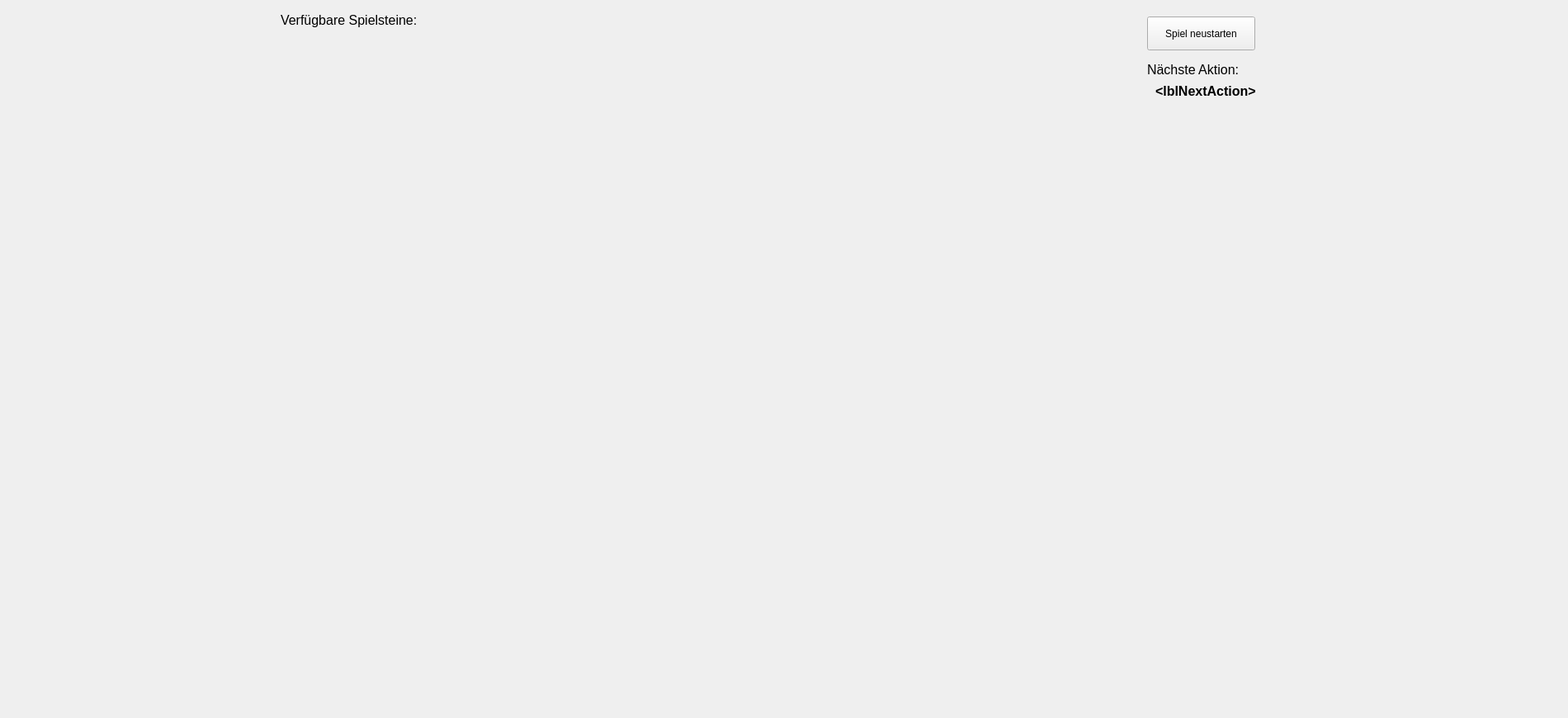
    <widget class="QWidget" name="Spielfeld">
     <attribute name="title">
      <string>Spielfeld</string>
     </attribute>
     <widget class="QLabel" name="lblSpielfeld">
      <property name="geometry">
       <rect>
        <x>520</x>
        <y>0</y>
        <width>861</width>
        <height>861</height>
       </rect>
      </property>
      <property name="text">
       <string>&lt;html&gt;&lt;head/&gt;&lt;body&gt;&lt;p&gt;&lt;img src=&quot;:/Spielfeld/Ressourcen/860px-Nine_Men's_Morris_board - grau.png&quot;/&gt;&lt;/p&gt;&lt;/body&gt;&lt;/html&gt;</string>
      </property>
     </widget>
     <widget class="QLabel" name="lblSt00">
      <property name="geometry">
       <rect>
        <x>538</x>
        <y>17</y>
        <width>45</width>
        <height>45</height>
       </rect>
      </property>
      <property name="text">
       <string>&lt;html&gt;&lt;head/&gt;&lt;body&gt;&lt;p align=&quot;center&quot;&gt;&lt;img src=&quot;:/Spielfeld/Spielstein_Rot&quot;/&gt;&lt;/p&gt;&lt;/body&gt;&lt;/html&gt;</string>
      </property>
     </widget>
     <widget class="QLabel" name="lblSt01">
      <property name="geometry">
       <rect>
        <x>928</x>
        <y>16</y>
        <width>45</width>
        <height>45</height>
       </rect>
      </property>
      <property name="text">
       <string>&lt;html&gt;&lt;head/&gt;&lt;body&gt;&lt;p align=&quot;center&quot;&gt;&lt;img src=&quot;:/Spielfeld/Spielstein_Blau&quot;/&gt;&lt;/p&gt;&lt;/body&gt;&lt;/html&gt;</string>
      </property>
     </widget>
     <widget class="QLabel" name="lblSt02">
      <property name="geometry">
       <rect>
        <x>1318</x>
        <y>16</y>
        <width>45</width>
        <height>45</height>
       </rect>
      </property>
      <property name="text">
       <string>&lt;html&gt;&lt;head/&gt;&lt;body&gt;&lt;p align=&quot;center&quot;&gt;&lt;img src=&quot;:/Spielfeld/Spielstein_Blau&quot;/&gt;&lt;/p&gt;&lt;/body&gt;&lt;/html&gt;</string>
      </property>
     </widget>
     <widget class="QLabel" name="lblSt10">
      <property name="geometry">
       <rect>
        <x>668</x>
        <y>148</y>
        <width>45</width>
        <height>45</height>
       </rect>
      </property>
      <property name="text">
       <string>&lt;html&gt;&lt;head/&gt;&lt;body&gt;&lt;p align=&quot;center&quot;&gt;&lt;img src=&quot;:/Spielfeld/Spielstein_Rot&quot;/&gt;&lt;/p&gt;&lt;/body&gt;&lt;/html&gt;</string>
      </property>
     </widget>
     <widget class="QLabel" name="lblSt11">
      <property name="geometry">
       <rect>
        <x>928</x>
        <y>148</y>
        <width>45</width>
        <height>45</height>
       </rect>
      </property>
      <property name="text">
       <string>&lt;html&gt;&lt;head/&gt;&lt;body&gt;&lt;p align=&quot;center&quot;&gt;&lt;img src=&quot;:/Spielfeld/Spielstein_Rot&quot;/&gt;&lt;/p&gt;&lt;/body&gt;&lt;/html&gt;</string>
      </property>
     </widget>
     <widget class="QLabel" name="lblSt12">
      <property name="geometry">
       <rect>
        <x>1188</x>
        <y>148</y>
        <width>45</width>
        <height>45</height>
       </rect>
      </property>
      <property name="text">
       <string>&lt;html&gt;&lt;head/&gt;&lt;body&gt;&lt;p align=&quot;center&quot;&gt;&lt;img src=&quot;:/Spielfeld/Spielstein_Rot&quot;/&gt;&lt;/p&gt;&lt;/body&gt;&lt;/html&gt;</string>
      </property>
     </widget>
     <widget class="QLabel" name="lblSt20">
      <property name="geometry">
       <rect>
        <x>798</x>
        <y>278</y>
        <width>45</width>
        <height>45</height>
       </rect>
      </property>
      <property name="text">
       <string>&lt;html&gt;&lt;head/&gt;&lt;body&gt;&lt;p align=&quot;center&quot;&gt;&lt;img src=&quot;:/Spielfeld/Spielstein_Rot&quot;/&gt;&lt;/p&gt;&lt;/body&gt;&lt;/html&gt;</string>
      </property>
     </widget>
     <widget class="QLabel" name="lblSt21">
      <property name="geometry">
       <rect>
        <x>928</x>
        <y>278</y>
        <width>45</width>
        <height>45</height>
       </rect>
      </property>
      <property name="text">
       <string>&lt;html&gt;&lt;head/&gt;&lt;body&gt;&lt;p align=&quot;center&quot;&gt;&lt;img src=&quot;:/Spielfeld/Spielstein_Rot&quot;/&gt;&lt;/p&gt;&lt;/body&gt;&lt;/html&gt;</string>
      </property>
     </widget>
     <widget class="QLabel" name="lblSt22">
      <property name="geometry">
       <rect>
        <x>1058</x>
        <y>278</y>
        <width>45</width>
        <height>45</height>
       </rect>
      </property>
      <property name="text">
       <string>&lt;html&gt;&lt;head/&gt;&lt;body&gt;&lt;p align=&quot;center&quot;&gt;&lt;img src=&quot;:/Spielfeld/Spielstein_Rot&quot;/&gt;&lt;/p&gt;&lt;/body&gt;&lt;/html&gt;</string>
      </property>
     </widget>
     <widget class="QLabel" name="lblSt13">
      <property name="geometry">
       <rect>
        <x>1188</x>
        <y>408</y>
        <width>45</width>
        <height>45</height>
       </rect>
      </property>
      <property name="text">
       <string>&lt;html&gt;&lt;head/&gt;&lt;body&gt;&lt;p align=&quot;center&quot;&gt;&lt;img src=&quot;:/Spielfeld/Spielstein_Rot&quot;/&gt;&lt;/p&gt;&lt;/body&gt;&lt;/html&gt;</string>
      </property>
     </widget>
     <widget class="QLabel" name="lblSt03">
      <property name="geometry">
       <rect>
        <x>1318</x>
        <y>408</y>
        <width>45</width>
        <height>45</height>
       </rect>
      </property>
      <property name="text">
       <string>&lt;html&gt;&lt;head/&gt;&lt;body&gt;&lt;p align=&quot;center&quot;&gt;&lt;img src=&quot;:/Spielfeld/Spielstein_Rot&quot;/&gt;&lt;/p&gt;&lt;/body&gt;&lt;/html&gt;</string>
      </property>
     </widget>
     <widget class="QLabel" name="lblSt23">
      <property name="geometry">
       <rect>
        <x>1058</x>
        <y>408</y>
        <width>45</width>
        <height>45</height>
       </rect>
      </property>
      <property name="text">
       <string>&lt;html&gt;&lt;head/&gt;&lt;body&gt;&lt;p align=&quot;center&quot;&gt;&lt;img src=&quot;:/Spielfeld/Spielstein_Rot&quot;/&gt;&lt;/p&gt;&lt;/body&gt;&lt;/html&gt;</string>
      </property>
     </widget>
     <widget class="QLabel" name="lblSt24">
      <property name="geometry">
       <rect>
        <x>1058</x>
        <y>538</y>
        <width>45</width>
        <height>45</height>
       </rect>
      </property>
      <property name="text">
       <string>&lt;html&gt;&lt;head/&gt;&lt;body&gt;&lt;p align=&quot;center&quot;&gt;&lt;img src=&quot;:/Spielfeld/Spielstein_Rot&quot;/&gt;&lt;/p&gt;&lt;/body&gt;&lt;/html&gt;</string>
      </property>
     </widget>
     <widget class="QLabel" name="lblSt25">
      <property name="geometry">
       <rect>
        <x>928</x>
        <y>538</y>
        <width>45</width>
        <height>45</height>
       </rect>
      </property>
      <property name="text">
       <string>&lt;html&gt;&lt;head/&gt;&lt;body&gt;&lt;p align=&quot;center&quot;&gt;&lt;img src=&quot;:/Spielfeld/Spielstein_Rot&quot;/&gt;&lt;/p&gt;&lt;/body&gt;&lt;/html&gt;</string>
      </property>
     </widget>
     <widget class="QLabel" name="lblSt26">
      <property name="geometry">
       <rect>
        <x>798</x>
        <y>538</y>
        <width>45</width>
        <height>45</height>
       </rect>
      </property>
      <property name="text">
       <string>&lt;html&gt;&lt;head/&gt;&lt;body&gt;&lt;p align=&quot;center&quot;&gt;&lt;img src=&quot;:/Spielfeld/Spielstein_Rot&quot;/&gt;&lt;/p&gt;&lt;/body&gt;&lt;/html&gt;</string>
      </property>
     </widget>
     <widget class="QLabel" name="lblSt27">
      <property name="geometry">
       <rect>
        <x>798</x>
        <y>408</y>
        <width>45</width>
        <height>45</height>
       </rect>
      </property>
      <property name="text">
       <string>&lt;html&gt;&lt;head/&gt;&lt;body&gt;&lt;p align=&quot;center&quot;&gt;&lt;img src=&quot;:/Spielfeld/Spielstein_Rot&quot;/&gt;&lt;/p&gt;&lt;/body&gt;&lt;/html&gt;</string>
      </property>
     </widget>
     <widget class="QLabel" name="lblSt04">
      <property name="geometry">
       <rect>
        <x>1318</x>
        <y>798</y>
        <width>45</width>
        <height>45</height>
       </rect>
      </property>
      <property name="text">
       <string>&lt;html&gt;&lt;head/&gt;&lt;body&gt;&lt;p align=&quot;center&quot;&gt;&lt;img src=&quot;:/Spielfeld/Spielstein_Rot&quot;/&gt;&lt;/p&gt;&lt;/body&gt;&lt;/html&gt;</string>
      </property>
     </widget>
     <widget class="QLabel" name="lblSt05">
      <property name="geometry">
       <rect>
        <x>928</x>
        <y>798</y>
        <width>45</width>
        <height>45</height>
       </rect>
      </property>
      <property name="text">
       <string>&lt;html&gt;&lt;head/&gt;&lt;body&gt;&lt;p align=&quot;center&quot;&gt;&lt;img src=&quot;:/Spielfeld/Spielstein_Rot&quot;/&gt;&lt;/p&gt;&lt;/body&gt;&lt;/html&gt;</string>
      </property>
     </widget>
     <widget class="QLabel" name="lblSt06">
      <property name="geometry">
       <rect>
        <x>538</x>
        <y>798</y>
        <width>45</width>
        <height>45</height>
       </rect>
      </property>
      <property name="text">
       <string>&lt;html&gt;&lt;head/&gt;&lt;body&gt;&lt;p align=&quot;center&quot;&gt;&lt;img src=&quot;:/Spielfeld/Spielstein_Rot&quot;/&gt;&lt;/p&gt;&lt;/body&gt;&lt;/html&gt;</string>
      </property>
     </widget>
     <widget class="QLabel" name="lblSt07">
      <property name="geometry">
       <rect>
        <x>538</x>
        <y>408</y>
        <width>45</width>
        <height>45</height>
       </rect>
      </property>
      <property name="text">
       <string>&lt;html&gt;&lt;head/&gt;&lt;body&gt;&lt;p align=&quot;center&quot;&gt;&lt;img src=&quot;:/Spielfeld/Spielstein_Rot&quot;/&gt;&lt;/p&gt;&lt;/body&gt;&lt;/html&gt;</string>
      </property>
     </widget>
     <widget class="QLabel" name="lblSt14">
      <property name="geometry">
       <rect>
        <x>1188</x>
        <y>668</y>
        <width>45</width>
        <height>45</height>
       </rect>
      </property>
      <property name="text">
       <string>&lt;html&gt;&lt;head/&gt;&lt;body&gt;&lt;p align=&quot;center&quot;&gt;&lt;img src=&quot;:/Spielfeld/Spielstein_Rot&quot;/&gt;&lt;/p&gt;&lt;/body&gt;&lt;/html&gt;</string>
      </property>
     </widget>
     <widget class="QLabel" name="lblSt15">
      <property name="geometry">
       <rect>
        <x>928</x>
        <y>668</y>
        <width>45</width>
        <height>45</height>
       </rect>
      </property>
      <property name="text">
       <string>&lt;html&gt;&lt;head/&gt;&lt;body&gt;&lt;p align=&quot;center&quot;&gt;&lt;img src=&quot;:/Spielfeld/Spielstein_Rot&quot;/&gt;&lt;/p&gt;&lt;/body&gt;&lt;/html&gt;</string>
      </property>
     </widget>
     <widget class="QLabel" name="lblSt16">
      <property name="geometry">
       <rect>
        <x>668</x>
        <y>668</y>
        <width>45</width>
        <height>45</height>
       </rect>
      </property>
      <property name="text">
       <string>&lt;html&gt;&lt;head/&gt;&lt;body&gt;&lt;p align=&quot;center&quot;&gt;&lt;img src=&quot;:/Spielfeld/Spielstein_Rot&quot;/&gt;&lt;/p&gt;&lt;/body&gt;&lt;/html&gt;</string>
      </property>
     </widget>
     <widget class="QLabel" name="lblSt17">
      <property name="geometry">
       <rect>
        <x>668</x>
        <y>408</y>
        <width>45</width>
        <height>45</height>
       </rect>
      </property>
      <property name="text">
       <string>&lt;html&gt;&lt;head/&gt;&lt;body&gt;&lt;p align=&quot;center&quot;&gt;&lt;img src=&quot;:/Spielfeld/Spielstein_Rot&quot;/&gt;&lt;/p&gt;&lt;/body&gt;&lt;/html&gt;</string>
      </property>
     </widget>
     <widget class="QLabel" name="lblTxtAvTokens">
      <property name="geometry">
       <rect>
        <x>340</x>
        <y>15</y>
        <width>171</width>
        <height>20</height>
       </rect>
      </property>
      <property name="text">
       <string>&lt;html&gt;&lt;head/&gt;&lt;body&gt;&lt;p&gt;&lt;span style=&quot; font-size:12pt;&quot;&gt;Verfügbare Spielsteine:&lt;/span&gt;&lt;/p&gt;&lt;/body&gt;&lt;/html&gt;</string>
      </property>
     </widget>
     <widget class="QLabel" name="lblAvP20">
      <property name="geometry">
       <rect>
        <x>420</x>
        <y>50</y>
        <width>45</width>
        <height>45</height>
       </rect>
      </property>
      <property name="text">
       <string>&lt;html&gt;&lt;head/&gt;&lt;body&gt;&lt;p align=&quot;center&quot;&gt;&lt;img src=&quot;:/Spielfeld/Spielstein_Rot&quot;/&gt;&lt;/p&gt;&lt;/body&gt;&lt;/html&gt;</string>
      </property>
     </widget>
     <widget class="QLabel" name="lblAvP21">
      <property name="geometry">
       <rect>
        <x>420</x>
        <y>100</y>
        <width>45</width>
        <height>45</height>
       </rect>
      </property>
      <property name="text">
       <string>&lt;html&gt;&lt;head/&gt;&lt;body&gt;&lt;p align=&quot;center&quot;&gt;&lt;img src=&quot;:/Spielfeld/Spielstein_Rot&quot;/&gt;&lt;/p&gt;&lt;/body&gt;&lt;/html&gt;</string>
      </property>
     </widget>
     <widget class="QLabel" name="lblAvP22">
      <property name="geometry">
       <rect>
        <x>420</x>
        <y>150</y>
        <width>45</width>
        <height>45</height>
       </rect>
      </property>
      <property name="text">
       <string>&lt;html&gt;&lt;head/&gt;&lt;body&gt;&lt;p align=&quot;center&quot;&gt;&lt;img src=&quot;:/Spielfeld/Spielstein_Rot&quot;/&gt;&lt;/p&gt;&lt;/body&gt;&lt;/html&gt;</string>
      </property>
     </widget>
     <widget class="QLabel" name="lblAvP23">
      <property name="geometry">
       <rect>
        <x>420</x>
        <y>200</y>
        <width>45</width>
        <height>45</height>
       </rect>
      </property>
      <property name="text">
       <string>&lt;html&gt;&lt;head/&gt;&lt;body&gt;&lt;p align=&quot;center&quot;&gt;&lt;img src=&quot;:/Spielfeld/Spielstein_Rot&quot;/&gt;&lt;/p&gt;&lt;/body&gt;&lt;/html&gt;</string>
      </property>
     </widget>
     <widget class="QLabel" name="lblAvP24">
      <property name="geometry">
       <rect>
        <x>420</x>
        <y>250</y>
        <width>45</width>
        <height>45</height>
       </rect>
      </property>
      <property name="text">
       <string>&lt;html&gt;&lt;head/&gt;&lt;body&gt;&lt;p align=&quot;center&quot;&gt;&lt;img src=&quot;:/Spielfeld/Spielstein_Rot&quot;/&gt;&lt;/p&gt;&lt;/body&gt;&lt;/html&gt;</string>
      </property>
     </widget>
     <widget class="QLabel" name="lblAvP25">
      <property name="geometry">
       <rect>
        <x>420</x>
        <y>300</y>
        <width>45</width>
        <height>45</height>
       </rect>
      </property>
      <property name="text">
       <string>&lt;html&gt;&lt;head/&gt;&lt;body&gt;&lt;p align=&quot;center&quot;&gt;&lt;img src=&quot;:/Spielfeld/Spielstein_Rot&quot;/&gt;&lt;/p&gt;&lt;/body&gt;&lt;/html&gt;</string>
      </property>
     </widget>
     <widget class="QLabel" name="lblAvP26">
      <property name="geometry">
       <rect>
        <x>420</x>
        <y>350</y>
        <width>45</width>
        <height>45</height>
       </rect>
      </property>
      <property name="text">
       <string>&lt;html&gt;&lt;head/&gt;&lt;body&gt;&lt;p align=&quot;center&quot;&gt;&lt;img src=&quot;:/Spielfeld/Spielstein_Rot&quot;/&gt;&lt;/p&gt;&lt;/body&gt;&lt;/html&gt;</string>
      </property>
     </widget>
     <widget class="QLabel" name="lblAvP27">
      <property name="geometry">
       <rect>
        <x>420</x>
        <y>400</y>
        <width>45</width>
        <height>45</height>
       </rect>
      </property>
      <property name="text">
       <string>&lt;html&gt;&lt;head/&gt;&lt;body&gt;&lt;p align=&quot;center&quot;&gt;&lt;img src=&quot;:/Spielfeld/Spielstein_Rot&quot;/&gt;&lt;/p&gt;&lt;/body&gt;&lt;/html&gt;</string>
      </property>
     </widget>
     <widget class="QLabel" name="lblAvP28">
      <property name="geometry">
       <rect>
        <x>420</x>
        <y>450</y>
        <width>45</width>
        <height>45</height>
       </rect>
      </property>
      <property name="text">
       <string>&lt;html&gt;&lt;head/&gt;&lt;body&gt;&lt;p align=&quot;center&quot;&gt;&lt;img src=&quot;:/Spielfeld/Spielstein_Rot&quot;/&gt;&lt;/p&gt;&lt;/body&gt;&lt;/html&gt;</string>
      </property>
     </widget>
     <widget class="QLabel" name="lblAvP12">
      <property name="geometry">
       <rect>
        <x>370</x>
        <y>150</y>
        <width>45</width>
        <height>45</height>
       </rect>
      </property>
      <property name="text">
       <string>&lt;html&gt;&lt;head/&gt;&lt;body&gt;&lt;p&gt;&lt;img src=&quot;:/Spielfeld/Spielstein_Blau&quot;/&gt;&lt;/p&gt;&lt;/body&gt;&lt;/html&gt;</string>
      </property>
     </widget>
     <widget class="QLabel" name="lblAvP11">
      <property name="geometry">
       <rect>
        <x>370</x>
        <y>100</y>
        <width>45</width>
        <height>45</height>
       </rect>
      </property>
      <property name="text">
       <string>&lt;html&gt;&lt;head/&gt;&lt;body&gt;&lt;p&gt;&lt;img src=&quot;:/Spielfeld/Spielstein_Blau&quot;/&gt;&lt;/p&gt;&lt;/body&gt;&lt;/html&gt;</string>
      </property>
     </widget>
     <widget class="QLabel" name="lblAvP14">
      <property name="geometry">
       <rect>
        <x>370</x>
        <y>250</y>
        <width>45</width>
        <height>45</height>
       </rect>
      </property>
      <property name="text">
       <string>&lt;html&gt;&lt;head/&gt;&lt;body&gt;&lt;p&gt;&lt;img src=&quot;:/Spielfeld/Spielstein_Blau&quot;/&gt;&lt;/p&gt;&lt;/body&gt;&lt;/html&gt;</string>
      </property>
     </widget>
     <widget class="QLabel" name="lblAvP10">
      <property name="geometry">
       <rect>
        <x>370</x>
        <y>50</y>
        <width>45</width>
        <height>45</height>
       </rect>
      </property>
      <property name="text">
       <string>&lt;html&gt;&lt;head/&gt;&lt;body&gt;&lt;p&gt;&lt;img src=&quot;:/Spielfeld/Spielstein_Blau&quot;/&gt;&lt;/p&gt;&lt;/body&gt;&lt;/html&gt;</string>
      </property>
     </widget>
     <widget class="QLabel" name="lblAvP13">
      <property name="geometry">
       <rect>
        <x>370</x>
        <y>200</y>
        <width>45</width>
        <height>45</height>
       </rect>
      </property>
      <property name="text">
       <string>&lt;html&gt;&lt;head/&gt;&lt;body&gt;&lt;p&gt;&lt;img src=&quot;:/Spielfeld/Spielstein_Blau&quot;/&gt;&lt;/p&gt;&lt;/body&gt;&lt;/html&gt;</string>
      </property>
     </widget>
     <widget class="QLabel" name="lblAvP16">
      <property name="geometry">
       <rect>
        <x>370</x>
        <y>350</y>
        <width>45</width>
        <height>45</height>
       </rect>
      </property>
      <property name="text">
       <string>&lt;html&gt;&lt;head/&gt;&lt;body&gt;&lt;p&gt;&lt;img src=&quot;:/Spielfeld/Spielstein_Blau&quot;/&gt;&lt;/p&gt;&lt;/body&gt;&lt;/html&gt;</string>
      </property>
     </widget>
     <widget class="QLabel" name="lblAvP17">
      <property name="geometry">
       <rect>
        <x>370</x>
        <y>400</y>
        <width>45</width>
        <height>45</height>
       </rect>
      </property>
      <property name="text">
       <string>&lt;html&gt;&lt;head/&gt;&lt;body&gt;&lt;p&gt;&lt;img src=&quot;:/Spielfeld/Spielstein_Blau&quot;/&gt;&lt;/p&gt;&lt;/body&gt;&lt;/html&gt;</string>
      </property>
     </widget>
     <widget class="QLabel" name="lblAvP18">
      <property name="geometry">
       <rect>
        <x>370</x>
        <y>450</y>
        <width>45</width>
        <height>45</height>
       </rect>
      </property>
      <property name="text">
       <string>&lt;html&gt;&lt;head/&gt;&lt;body&gt;&lt;p&gt;&lt;img src=&quot;:/Spielfeld/Spielstein_Blau&quot;/&gt;&lt;/p&gt;&lt;/body&gt;&lt;/html&gt;</string>
      </property>
     </widget>
     <widget class="QLabel" name="lblAvP15">
      <property name="geometry">
       <rect>
        <x>370</x>
        <y>300</y>
        <width>45</width>
        <height>45</height>
       </rect>
      </property>
      <property name="text">
       <string>&lt;html&gt;&lt;head/&gt;&lt;body&gt;&lt;p&gt;&lt;img src=&quot;:/Spielfeld/Spielstein_Blau&quot;/&gt;&lt;/p&gt;&lt;/body&gt;&lt;/html&gt;</string>
      </property>
     </widget>
     <widget class="QPushButton" name="btnRestart">
      <property name="geometry">
       <rect>
        <x>1390</x>
        <y>20</y>
        <width>131</width>
        <height>41</height>
       </rect>
      </property>
      <property name="text">
       <string>Spiel neustarten</string>
      </property>
     </widget>
     <widget class="QLabel" name="lblNextAction">
      <property name="geometry">
       <rect>
        <x>1400</x>
        <y>100</y>
        <width>491</width>
        <height>21</height>
       </rect>
      </property>
      <property name="text">
       <string>&lt;html&gt;&lt;head/&gt;&lt;body&gt;&lt;p&gt;&lt;span style=&quot; font-size:12pt; font-weight:600;&quot;&gt;&amp;lt;lblNextAction&amp;gt;&lt;/span&gt;&lt;/p&gt;&lt;/body&gt;&lt;/html&gt;</string>
      </property>
     </widget>
     <widget class="QLabel" name="lblTxtNextAction">
      <property name="geometry">
       <rect>
        <x>1390</x>
        <y>75</y>
        <width>161</width>
        <height>20</height>
       </rect>
      </property>
      <property name="text">
       <string>&lt;html&gt;&lt;head/&gt;&lt;body&gt;&lt;p&gt;&lt;span style=&quot; font-size:12pt;&quot;&gt;Nächste Aktion:&lt;/span&gt;&lt;/p&gt;&lt;/body&gt;&lt;/html&gt;</string>
      </property>
     </widget>
    </widget>
